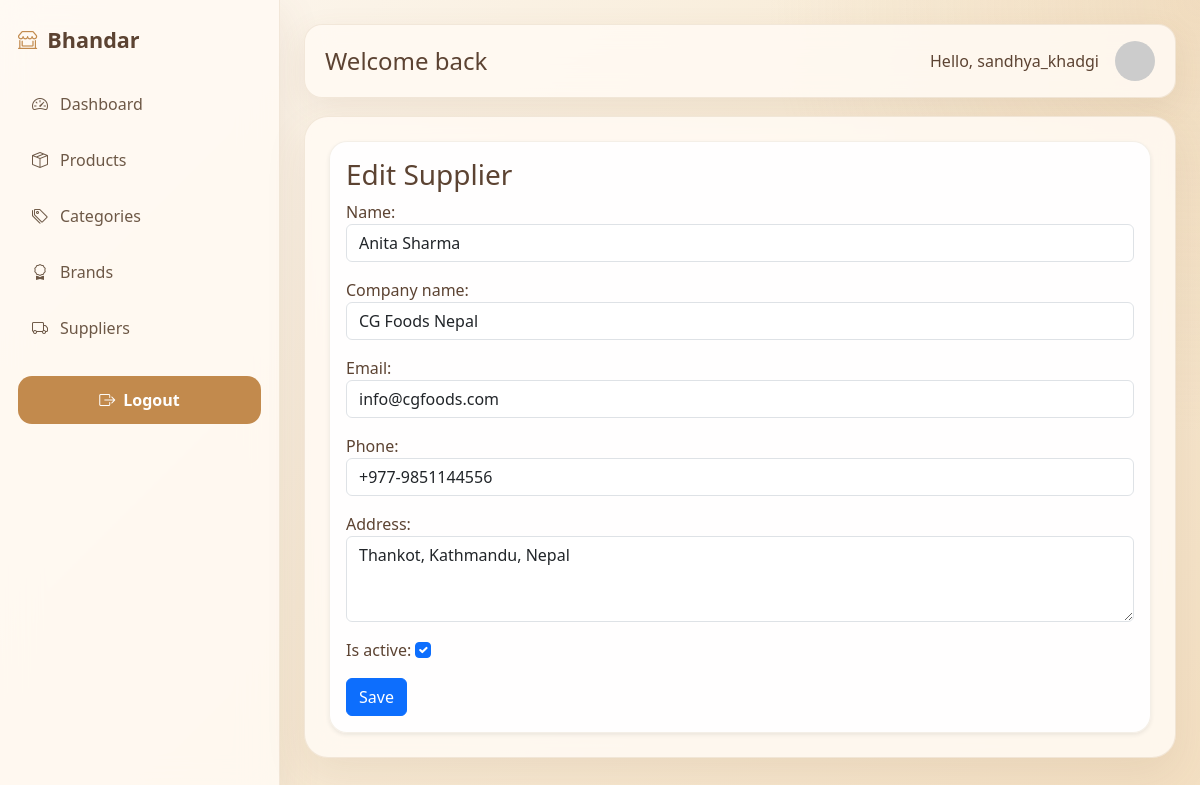
Screenshot of /suppliers/4/edit/ (signed in) with the database file from the repository.
### suppliers/models.py (models this page shows, shortened)
class Supplier(models.Model):
    name = models.CharField(max_length=150)
    company_name = models.CharField(max_length=150, blank=True)
    email = models.EmailField(blank=True)
    phone = models.CharField(max_length=20, blank=True)
    address = models.TextField(blank=True)
    is_active = models.BooleanField(default=True)
    created_at = models.DateTimeField(auto_now_add=True)
    class Meta:
        ordering = ['name']

### suppliers/views.py (the view)
# urls.py: path('<int:pk>/edit/', SupplierUpdateView.as_view(), name='supplier_update'),
class SupplierUpdateView(LoginRequiredMixin, UpdateView):
    model = Supplier
    form_class = SupplierForm
    template_name = 'suppliers/supplier_form.html'
    success_url = reverse_lazy('suppliers:supplier_list')

### suppliers/forms.py
class SupplierForm(forms.ModelForm):
    class Meta:
        model = Supplier
        fields = ['name', 'company_name', 'email', 'phone', 'address', 'is_active']
        widgets = {
            'name': forms.TextInput(attrs={'class': 'form-control'}),
            'company_name': forms.TextInput(attrs={'class': 'form-control'}),
            'email': forms.EmailInput(attrs={'class': 'form-control'}),
            'phone': forms.TextInput(attrs={'class': 'form-control'}),
            'address': forms.Textarea(attrs={'class': 'form-control', 'rows': 3}),
            'is_active': forms.CheckboxInput(attrs={'class': 'form-check-input'}),
        }

### templates/suppliers/supplier_form.html (shortened to what this page needs)
{% extends 'base.html' %}
{% block content %}
<div class="card shadow-sm"><div class="card-body"><h3>{% if form.instance.pk %}Edit{% else %}Create{% endif %} Supplier</h3><form method="post">{% csrf_token %}{{ form.as_p }}<button class="btn btn-primary" type="submit">Save</button></form></div></div>
{% endblock %}

### templates/base.html (shortened to what this page needs)
<!DOCTYPE html>
<html lang="en">
<head>
    <link rel="stylesheet" href="https://cdn.jsdelivr.net/npm/bootstrap@5.3.3/dist/css/bootstrap.min.css">
    <link rel="stylesheet" href="https://cdn.jsdelivr.net/npm/bootstrap-icons@1.11.3/font/bootstrap-icons.css">
</head>
<body>
    <div class="page-shell">
        <aside class="sidebar">
            <a class="sidebar-brand" href="{% url 'dashboard:home' %}">
    <i class="bi bi-shop-window"></i>
                <span>Bhandar</span>
            </a>
            <div class="nav-section">
                <a class="sidebar-link{% if request.resolver_match.namespace == 'dashboard' %} active{% endif %}" href="{% url 'dashboard:home' %}"><i class="bi bi-speedometer2"></i><span>Dashboard</span></a>
                <a class="sidebar-link" href="{% url 'products:product_list' %}"><i class="bi bi-box-seam"></i><span>Products</span></a>
                <a class="sidebar-link" href="{% url 'categories:category_list' %}"><i class="bi bi-tags"></i><span>Categories</span></a>
                <a class="sidebar-link" href="{% url 'brands:brand_list' %}"><i class="bi bi-award"></i><span>Brands</span></a>
                <a class="sidebar-link" href="{% url 'suppliers:supplier_list' %}"><i class="bi bi-truck"></i><span>Suppliers</span></a>
            </div>
           <div class="mt-4">
    {% if user.is_authenticated %}
        <form method="post" action="{% url 'accounts:logout' %}">
            <button type="submit" class="logout-btn">
                <i class="bi bi-box-arrow-right"></i> Logout
            </button>
        </form>
    {% else %}
        <a href="{% url 'accounts:login' %}" class="login-btn">
            <i class="bi bi-box-arrow-in-right"></i> Login
        </a>
    {% endif %}
</div>
        </aside>
        <main class="main-content">
            <div class="topbar">
                <div>
                    <h4 class="mb-0">Welcome back</h4>
                </div>
                <div class="d-flex align-items-center gap-3">
    <span>Hello, {{ user.username }}</span>
    <img src="https://ui-avatars.com/api/?name={{ user.username }}&background=2563eb&color=fff"
         class="rounded-circle"
         width="40"
         height="40">
</div>
            </div>
            <div class="content-panel">
                {% block content %}{% endblock %}
            </div>
        </main>
    </div>
</body>
</html>

### templates/base.html (style rules this page uses)
body { margin: 0; min-height: 100vh; font-family: 'Segoe UI', Tahoma, Geneva, Verdana, sans-serif; color: #5c4332; background: linear-gradient(135deg, #fdf8f2 0%, #f8ecd8 45%, #f3dfc2 100%); }
body::before { content: ''; position: fixed; inset: 0; background: radial-gradient(circle at top right, rgba(222, 184, 135, 0.25), transparent 30%); pointer-events: none; z-index: -1; }
.page-shell { display: flex; min-height: 100vh; }
.sidebar { width: 280px; padding: 24px 18px; background: rgba(255, 250, 243, 0.88); backdrop-filter: blur(18px); border-right: 1px solid rgba(181, 148, 105, 0.18); box-shadow: 0 12px 40px rgba(133, 94, 66, 0.12); }
.sidebar-brand { display: flex; align-items: center; gap: 10px; text-decoration: none; color: #5c4332; font-size: 1.35rem; font-weight: 700; margin-bottom: 24px; }
.sidebar-brand i { font-size: 1.2rem; color: #c28a4d; }
.nav-section { margin-top: 12px; }
.sidebar-link { display: flex; align-items: center; gap: 12px; padding: 12px 14px; border-radius: 14px; color: #6d5846; text-decoration: none; transition: all 0.25s ease; margin-bottom: 8px; }
.main-content { flex: 1; padding: 24px; display: flex; flex-direction: column; gap: 18px; }
.topbar { padding: 16px 20px; background: rgba(255, 250, 243, 0.88); border: 1px solid rgba(181, 148, 105, 0.18); border-radius: 18px; box-shadow: 0 10px 30px rgba(133, 94, 66, 0.10); backdrop-filter: blur(14px); display: flex; justify-content: space-between; align-items: center; gap: 12px; }
.content-panel { padding: 24px; background: rgba(255, 250, 243, 0.88); border: 1px solid rgba(181, 148, 105, 0.18); border-radius: 24px; box-shadow: 0 16px 40px rgba(133, 94, 66, 0.10); backdrop-filter: blur(16px); }
.card { background: rgba(255, 255, 255, 0.95); color: #5c4332; border: 1px solid rgba(181, 148, 105, 0.15); border-radius: 18px; box-shadow: 0 10px 30px rgba(133, 94, 66, 0.10); transition: transform 0.25s ease, box-shadow 0.25s ease; }
.logout-btn, .login-btn { width: 100%; display: flex; justify-content: center; align-items: center; gap: 8px; padding: 12px; background: #c28a4d; color: #fff; border: none; border-radius: 14px; font-weight: 600; text-decoration: none; transition: all 0.3s ease; cursor: pointer; }

### rows the page displays
Supplier: name "Anita Sharma", company_name "CG Foods Nepal", email "info@cgfoods.com", phone "+977-9851144556", address "Thankot, Kathmandu, Nepal", is_active "☑"

### other values shown
{{ user.username }} "sandhya_khadgi"
